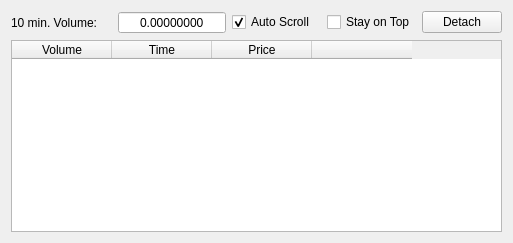
       <widget class="QWidget" name="tabLastTrades">
        <attribute name="title">
         <string>Trades</string>
        </attribute>
        <layout class="QGridLayout" name="gridLayout_23">
         <item row="1" column="0" colspan="7">
          <widget class="QTableWidget" name="tableTrades">
           <property name="editTriggers">
            <set>QAbstractItemView::NoEditTriggers</set>
           </property>
           <property name="alternatingRowColors">
            <bool>true</bool>
           </property>
           <property name="selectionMode">
            <enum>QAbstractItemView::ExtendedSelection</enum>
           </property>
           <property name="selectionBehavior">
            <enum>QAbstractItemView::SelectRows</enum>
           </property>
           <property name="textElideMode">
            <enum>Qt::ElideNone</enum>
           </property>
           <property name="verticalScrollMode">
            <enum>QAbstractItemView::ScrollPerPixel</enum>
           </property>
           <property name="horizontalScrollMode">
            <enum>QAbstractItemView::ScrollPerPixel</enum>
           </property>
           <property name="showGrid">
            <bool>false</bool>
           </property>
           <property name="wordWrap">
            <bool>false</bool>
           </property>
           <attribute name="horizontalHeaderHighlightSections">
            <bool>false</bool>
           </attribute>
           <attribute name="verticalHeaderVisible">
            <bool>false</bool>
           </attribute>
           <attribute name="verticalHeaderDefaultSectionSize">
            <number>26</number>
           </attribute>
           <attribute name="verticalHeaderHighlightSections">
            <bool>false</bool>
           </attribute>
           <column>
            <property name="text">
             <string>Volume</string>
            </property>
           </column>
           <column>
            <property name="text">
             <string>Time</string>
            </property>
           </column>
           <column>
            <property name="text">
             <string>Price</string>
            </property>
           </column>
           <column>
            <property name="text">
             <string/>
            </property>
           </column>
          </widget>
         </item>
         <item row="0" column="2">
          <widget class="QDoubleSpinBox" name="tradesVolume5m">
           <property name="sizePolicy">
            <sizepolicy hsizetype="Preferred" vsizetype="Fixed">
             <horstretch>0</horstretch>
             <verstretch>0</verstretch>
            </sizepolicy>
           </property>
           <property name="minimumSize">
            <size>
             <width>90</width>
             <height>0</height>
            </size>
           </property>
           <property name="accessibleName">
            <string>BTC</string>
           </property>
           <property name="accessibleDescription">
            <string>CAN_BE_ZERO</string>
           </property>
           <property name="alignment">
            <set>Qt::AlignCenter</set>
           </property>
           <property name="readOnly">
            <bool>true</bool>
           </property>
           <property name="buttonSymbols">
            <enum>QAbstractSpinBox::NoButtons</enum>
           </property>
           <property name="specialValueText">
            <string/>
           </property>
           <property name="prefix">
            <string/>
           </property>
           <property name="decimals">
            <number>8</number>
           </property>
           <property name="minimum">
            <double>0.000000000000000</double>
           </property>
           <property name="maximum">
            <double>999999999.000000000000000</double>
           </property>
           <property name="singleStep">
            <double>0.100000000000000</double>
           </property>
          </widget>
         </item>
         <item row="0" column="0">
          <widget class="QLabel" name="label_27">
           <property name="sizePolicy">
            <sizepolicy hsizetype="Preferred" vsizetype="Preferred">
             <horstretch>0</horstretch>
             <verstretch>0</verstretch>
            </sizepolicy>
           </property>
           <property name="accessibleName">
            <string>XMIN_VOLUME</string>
           </property>
           <property name="text">
            <string>10 min. Volume:</string>
           </property>
           <property name="alignment">
            <set>Qt::AlignRight|Qt::AlignTrailing|Qt::AlignVCenter</set>
           </property>
          </widget>
         </item>
         <item row="0" column="1">
          <widget class="QLabel" name="btcLabel3_3">
           <property name="sizePolicy">
            <sizepolicy hsizetype="Maximum" vsizetype="Preferred">
             <horstretch>0</horstretch>
             <verstretch>0</verstretch>
            </sizepolicy>
           </property>
           <property name="font">
            <font>
             <pointsize>11</pointsize>
             <weight>50</weight>
             <bold>false</bold>
            </font>
           </property>
           <property name="accessibleDescription">
            <string>BTC_ICON</string>
           </property>
           <property name="styleSheet">
            <string notr="true">color: #996515</string>
           </property>
           <property name="text">
            <string/>
           </property>
           <property name="alignment">
            <set>Qt::AlignCenter</set>
           </property>
          </widget>
         </item>
         <item row="0" column="4">
          <spacer name="horizontalSpacer_5">
           <property name="orientation">
            <enum>Qt::Horizontal</enum>
           </property>
           <property name="sizeHint" stdset="0">
            <size>
             <width>0</width>
             <height>20</height>
            </size>
           </property>
          </spacer>
         </item>
         <item row="0" column="6">
          <widget class="QPushButton" name="detachTrades">
           <property name="sizePolicy">
            <sizepolicy hsizetype="Maximum" vsizetype="Maximum">
             <horstretch>0</horstretch>
             <verstretch>0</verstretch>
            </sizepolicy>
           </property>
           <property name="accessibleName">
            <string>DETACH_TAB</string>
           </property>
           <property name="text">
            <string>Detach</string>
           </property>
          </widget>
         </item>
         <item row="0" column="3">
          <widget class="QCheckBox" name="tradesAutoScrollCheck">
           <property name="accessibleName">
            <string>AUTO_SCROLL</string>
           </property>
           <property name="text">
            <string>Auto Scroll</string>
           </property>
           <property name="checked">
            <bool>true</bool>
           </property>
          </widget>
         </item>
         <item row="0" column="5">
          <widget class="QCheckBox" name="tabTradesOnTop">
           <property name="accessibleName">
            <string>STAYS_ON_TOP</string>
           </property>
           <property name="text">
            <string>Stay on Top</string>
           </property>
          </widget>
         </item>
        </layout>
       </widget>
